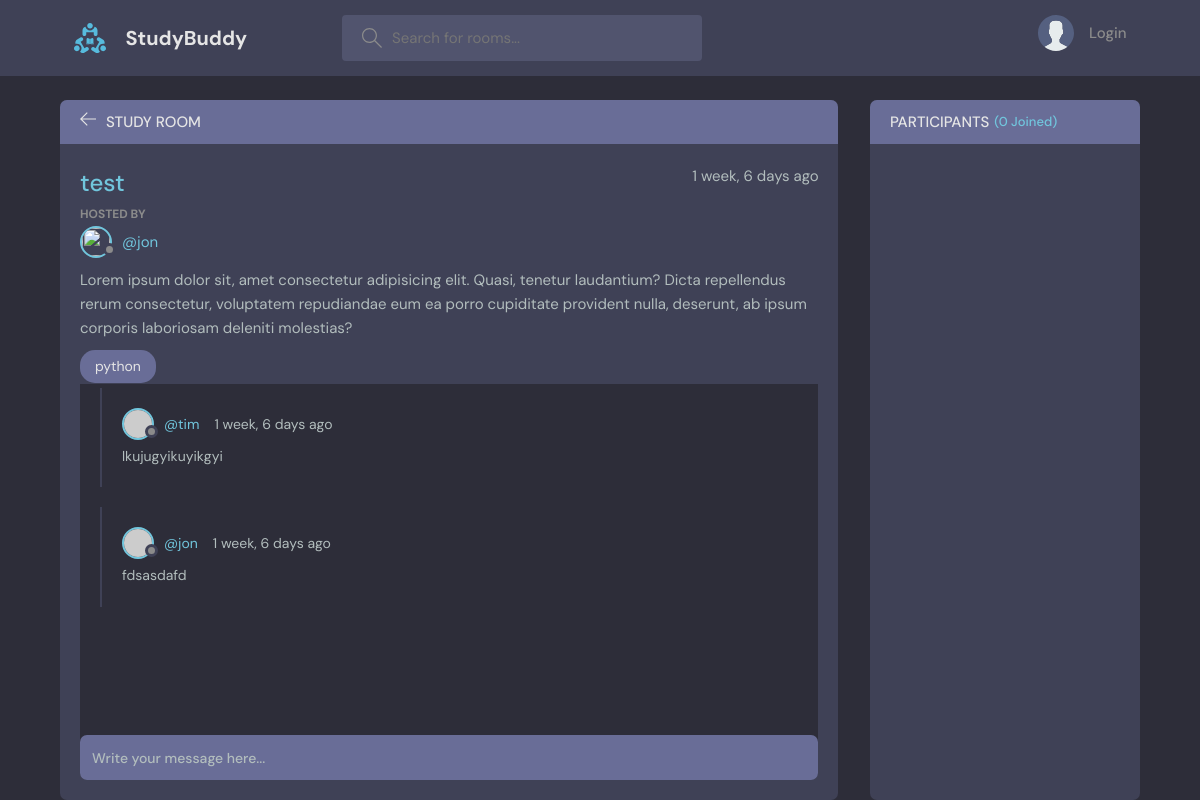
/room/3/, run on an earlier commit of the app's database.
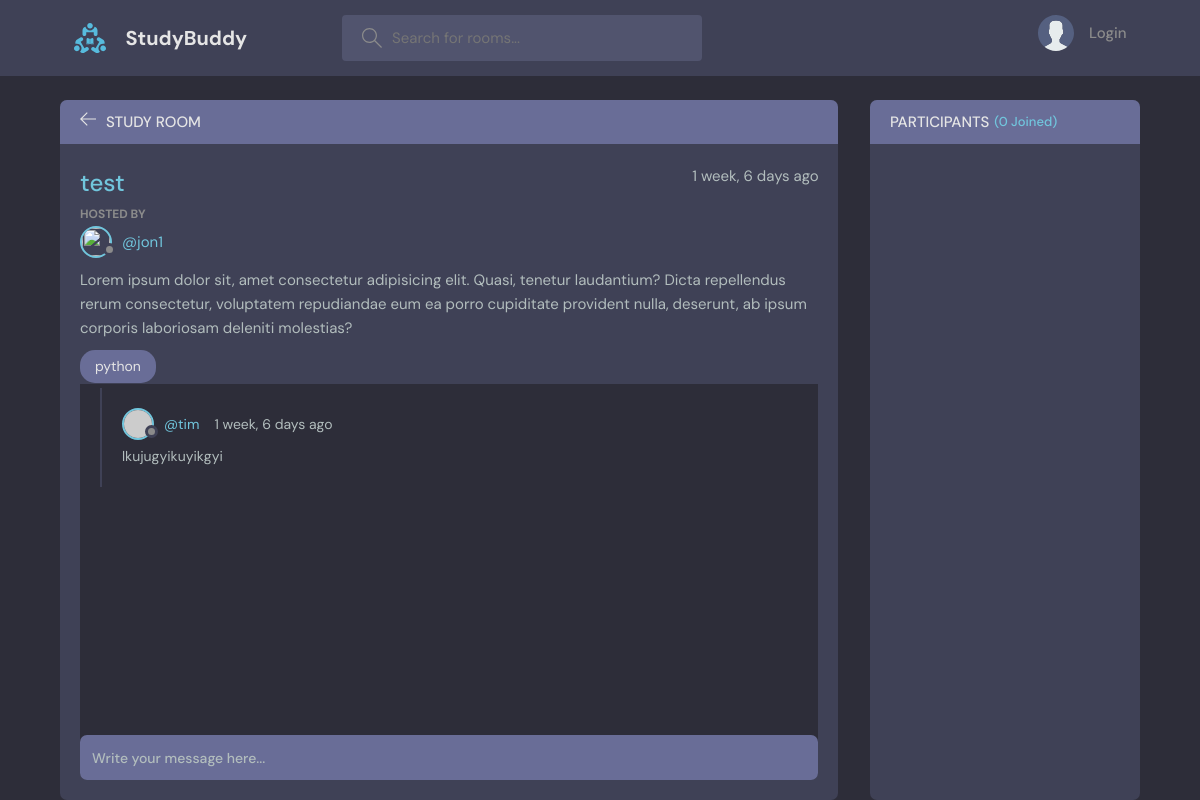
And on a later commit of the database.
### base/models.py (models this page shows, shortened)
class Room(models.Model):
    host = models.ForeignKey(User, on_delete=models.SET_NULL, null=True)
    topic =models.ForeignKey(Topic, on_delete=models.SET_NULL, null=True)
    name = models.CharField(max_length=200)
    description = models.TextField(null=True, blank=True)
    participants = models.ManyToManyField(User, related_name='participants', blank=True)
    updated = models.DateTimeField(auto_now=True)
    created = models.DateTimeField(auto_now_add=True)
    class Meta:
        ordering = ['-updated', '-created']

class Message(models.Model):
    user = models.ForeignKey(User, on_delete=models.CASCADE)
    room = models.ForeignKey(Room, on_delete=models.CASCADE)
    body = models.TextField()
    updated = models.DateTimeField(auto_now=True)
    created = models.DateTimeField(auto_now_add=True)
    class Meta:
        ordering = ['-updated', '-created']

class Topic (models.Model):
    name = models.CharField(max_length=200)
    def __str__(self):
        return self.name

### base/views.py (the view, shortened to what this page needs)
# urls.py: path('room/<str:pk>/', views.room, name='room'),
def room(request, pk):
    room = Room.objects.get(id=pk)
    room_messages = room.message_set.all()
    participants = room.participants.all()
    context = {'room': room, 'room_messages': room_messages,
    'participants': participants}
    return render(request, 'base/room.html', context)

### base/templates/base/room.html (shortened to what this page needs)
{% extends 'main.html' %}
{% block content %}
<main class="profile-page layout layout--2">
  <div class="container">
    <div class="room">
      <div class="room__top">
        <div class="room__topLeft">
          <a href="{% url 'home' %}">
            <svg version="1.1" xmlns="http://www.w3.org/2000/svg" width="32" height="32" viewBox="0 0 32 32">
              <title>arrow-left</title>
              <path
                d="M13.723 2.286l-13.723 13.714 13.719 13.714 1.616-1.611-10.96-10.96h27.625v-2.286h-27.625l10.965-10.965-1.616-1.607z">
              </path>
            </svg>
          </a>
          <h3>Study Room</h3>
        </div>
      </div>
      <div class="room__box scroll">
        <div class="room__header scroll">
          <div class="room__info">
            <h3>{{room.name}}</h3>
            <span>{{room.created|timesince}} ago</span>
          </div>
          <div class="room__hosted">
            <p>Hosted By</p>
            <a href="{% url 'user-profile' room.host.id %}" class="room__author">
              <div class="avatar avatar--small">
                <img src="{{room.host.avatar.url}}" />
              </div>
              <span>@{{room.host.username}}</span>
            </a>
          </div>
          <div class="room__details">
            Lorem ipsum dolor sit, amet consectetur adipisicing elit. Quasi, tenetur laudantium? Dicta repellendus
            rerum consectetur, voluptatem repudiandae eum ea porro cupiditate provident nulla, deserunt, ab ipsum
            corporis laboriosam deleniti molestias?
          </div>
          <span class="room__topics">{{room.topic}}</span>
        </div>
        <div class="room__conversation">
          <div class="threads scroll">
            {% for message in room_messages %}
            <div class="thread">
              <div class="thread__top">
                <div class="thread__author">
                  <a href="{% url 'user-profile' message.user.id %}" class="thread__authorInfo">
                    <div class="avatar avatar--small">
                      <img src="https://randomuser.me/api/portraits/men/37.jpg" />
                    </div>
                    <span>@{{message.user.username}}</span>
                  </a>
                  <span class="thread__date">{{message.created|timesince}} ago</span>
                </div>
              </div>
              <div class="thread__details">
                {{message.body}}
              </div>
            </div>
            {% endfor %}
          </div>
        </div>
      </div>
      <div class="room__message">
        <form action="" method="POST">
          <input name="body" placeholder="Write your message here..." /></form>
      </div>
    </div>
        <div class="participants">
          <h3 class="participants__top">Participants <span>({{participants.count}} Joined)</span></h3>
          <div class="participants__list scroll">
          </div>
        </div>
      </div>
    </main>
 {% endblock content %}

What changed in the data, as far as the page shows it:
removed Message: user.username "jon", created "1 week, 6 days", body "fdsasdafd"
changed through a linked row, Room "test": host.username "jon" → "jon1"
